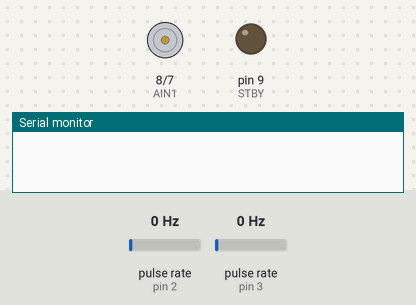
This program was run on a simulated Arduino Uno, built with avr-gcc and run on an emulated ATmega328P. On the bench: motor-driver pin pairs drawn as motors (green arrow = first pin HIGH = forward, orange = second pin HIGH = backward, longer = more drive, scaled by the enable pin, stopped while the standby pin is LOW), output pins drawn as LEDs (lit = HIGH), the last lines printed to the serial monitor. Wiring (inferred from the names in the program): 2 × pulse sensor: data pin 2 / data pin 3. Inputs (shaded band) come from the test bench; at power-on: pulse rate (sensors on pin 2, pin 3) 0 Hz.

Above: at 1.2 s.
1.3 s: pulse rate (sensor on pin 2) set to 2 Hz
At 3.2 s:
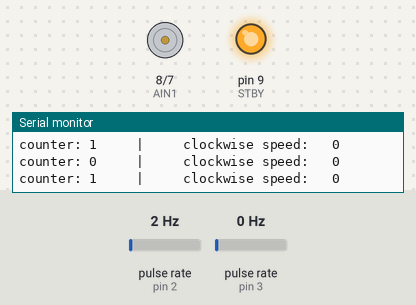
3.8 s: pulse rate (sensor on pin 3) set to 4 Hz
5.5 s: pulse rate (sensor on pin 2) set to 50 Hz
8.5 s: pulse rate (sensor on pin 3) set to 50 Hz
At 10.0 s:
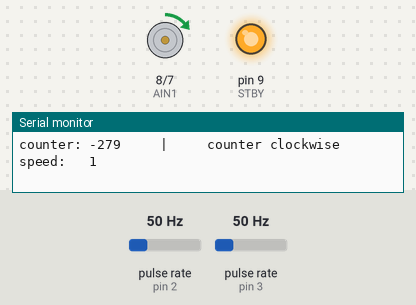
Timing chart, 0 to 12.5 s (numbered marks = the images above; inputs shaded):
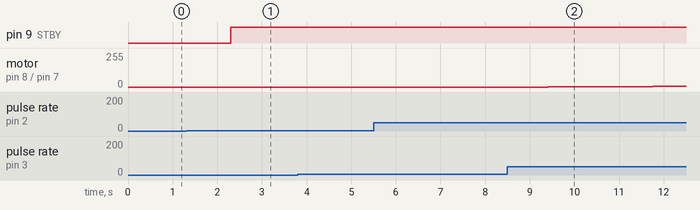

Measured:
- the behaviour switches between 0 and 1 Hz on pulse rate (sensor on pin 2) (found by bisection; images 0 and 1)
- after the input at 1.3 s, pin 9 (STBY): LOW → HIGH after 1.0 s
- after the input at 8.5 s, motor on pin 8 (AIN1) / pin 7 (AIN2): stopped → forward 1/255 after 0.91 s, → forward 2/255 0.76 s later, → forward 3/255 0.82 s later, → forward 4/255 0.76 s later

The program:

main.cpp
```cpp
// Rotary encoder basic program and circuit
#include <Arduino.h>

int encoderPin1 = 2; // Black
int encoderPin2 = 3; // White

// motor
int AIN1 = 8;      //PIN 21
int AIN2 = 7;      //PIN 22
int PWMA = 6;    //PIN 23
int STBY = 9;   // standby

volatile int lastEncoded = 0;
volatile long encoderValue = 0;

int angularSpeed = 0;
long lastencoderValue = 0;

int lastMSB = 0;
int lastLSB = 0;

int clockwiseSpeed = 0;
int counterClockwiseSpeed = 0;

void updateEncoder();
void angular();
void clockWise();
void counterClockWise();

void setup() {
  Serial.begin (9600);

  pinMode(encoderPin1, INPUT_PULLUP);
  pinMode(encoderPin2, INPUT_PULLUP);

  //motor output define
  pinMode(AIN1, OUTPUT);
  pinMode(AIN2, OUTPUT);
  pinMode(PWMA, OUTPUT);
  pinMode(STBY, OUTPUT);

  digitalWrite(encoderPin1, HIGH); //turn pullup resistor on
  digitalWrite(encoderPin2, HIGH); //turn pullup resistor on

  //call updateEncoder() when any high/low changed seen
  //on interrupt 0 (pin 2), or interrupt 1 (pin 3)
  attachInterrupt(0, updateEncoder, CHANGE);
  attachInterrupt(1, updateEncoder, CHANGE);

}

void loop(){
  //Do stuff here
  if (lastencoderValue != encoderValue) {
    //pulse
    Serial.print("counter: ");
    Serial.print(encoderValue);
    Serial.print("\t\t | \t\t");

    angular();

    if ( encoderValue >= 0 && encoderValue <= 40600) clockWise();
    else if ( encoderValue <= 0 && encoderValue >= -40600) counterClockWise();

  }
  lastencoderValue = encoderValue;
}


void updateEncoder(){
  int MSB = digitalRead(encoderPin1); //MSB = most significant bit
  int LSB = digitalRead(encoderPin2); //LSB = least significant bit

  int encoded = (MSB << 1) |LSB; //converting the 2 pin value to single number
  int sum  = (lastEncoded << 2) | encoded; //adding it to the previous encoded value

  if(sum == 0b1101 || sum == 0b0100 || sum == 0b0010 || sum == 0b1011) encoderValue ++;
  if(sum == 0b1110 || sum == 0b0111 || sum == 0b0001 || sum == 0b1000) encoderValue --;

  if (encoderValue > 40600) encoderValue = 40600;
  if (encoderValue < -40600) encoderValue = -40600;

  lastEncoded = encoded; //store this value for next time
}

void angular() {
  // angular speed (rad/s)
    angularSpeed = 2*PI*encoderValue / 1000;

    if (angularSpeed > 255 ) angularSpeed = 255;
    if (angularSpeed <= -255) angularSpeed = -255;
}

// clockwise
void clockWise() {
  clockwiseSpeed = angularSpeed;
  Serial.print("clockwise speed: \t");
  Serial.println(clockwiseSpeed);

  digitalWrite(STBY, HIGH);
  digitalWrite(AIN1, HIGH);
  digitalWrite(AIN2, LOW);
  analogWrite(PWMA, clockwiseSpeed);
}

//counterClockwise
void counterClockWise() {
  counterClockwiseSpeed = angularSpeed * -1;
  Serial.print("counter clockwise speed: \t");
  Serial.println(counterClockwiseSpeed);

  digitalWrite(STBY, HIGH);
  digitalWrite(AIN1, HIGH);
  digitalWrite(AIN2, LOW);
  analogWrite(PWMA, counterClockwiseSpeed);
}
```
